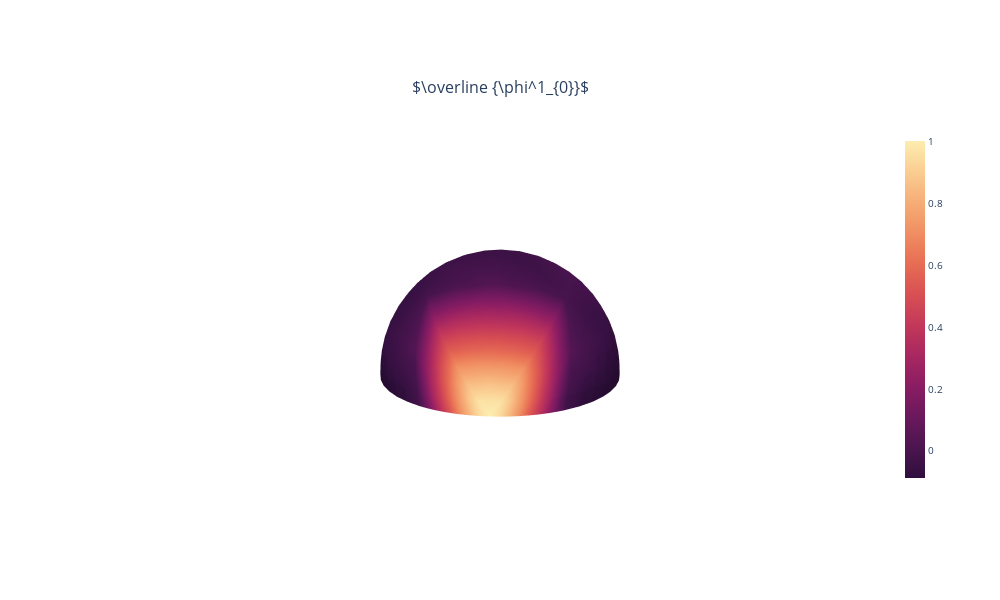

Notebook code cell kept with this figure:
### Code cell
j = 1
k = 0
weights3D(instance.meshes[-1],instance.phi2s[j-1][k],f'$\overline {{\phi^{j}_{{{k}}}}}$')

### Figure 1 — Plotly figure (JSON) as saved in the notebook; plotly's stock layout.template omitted (floating-point values rounded to 4 significant figures; data arrays with more than 128 entries replaced by an {"elided": "..."} marker saying what was removed)
{"data": [{"colorbar": {"len": 0.85, "thickness": 20, "x": 0.97, "y": 0.5}, "colorscale": [[0, "rgb(47, 15, 61)"], [0.09091, "rgb(76, 21, 80)"], [0.1818, "rgb(107, 24, 93)"], [0.2727, "rgb(138, 29, 99)"], [0.3636, "rgb(168, 40, 96)"], [0.4545, "rgb(195, 56, 90)"], [0.5455, "rgb(216, 80, 83)"], [0.6364, "rgb(231, 109, 84)"], [0.7273, "rgb(240, 142, 98)"], [0.8182, "rgb(246, 173, 119)"], [0.9091, "rgb(250, 205, 145)"], [1, "rgb(253, 237, 176)"]], "flatshading": true, "i": {"elided": "832 int values"}, "intensity": {"elided": "445 float values"}, "intensitymode": "vertex", "j": {"elided": "832 int values"}, "k": {"elided": "832 int values"}, "lighting": {"ambient": 0.5, "diffuse": 1, "facenormalsepsilon": 0, "fresnel": 4, "roughness": 0.05, "specular": 0.5}, "lightposition": {"x": 100, "y": 100, "z": 10000}, "scene": "scene", "text": {"elided": "445 float values"}, "type": "mesh3d", "x": {"elided": "445 float values"}, "y": {"elided": "445 float values"}, "z": {"elided": "445 float values"}}], "layout": {"annotations": [{"font": {"size": 16}, "showarrow": false, "text": "$\\overline {\\phi^1_{0}}$", "x": 0.5, "xanchor": "center", "xref": "paper", "y": 1, "yanchor": "bottom", "yref": "paper"}], "font": {"size": 10}, "height": 600, "scene": {"aspectmode": "auto", "aspectratio": {"x": 1.26, "y": 1.26, "z": 0.63}, "camera": {"center": {"x": 0, "y": 0, "z": 0}, "eye": {"x": 2.443, "y": 0.17, "z": 0.5568}, "projection": {"type": "perspective"}, "up": {"x": 0, "y": 0, "z": 1}}, "domain": {"x": [0, 1], "y": [0, 1]}, "xaxis": {"type": "linear", "visible": false}, "yaxis": {"type": "linear", "visible": false}, "zaxis": {"type": "linear", "visible": false}}, "width": 1000}}
